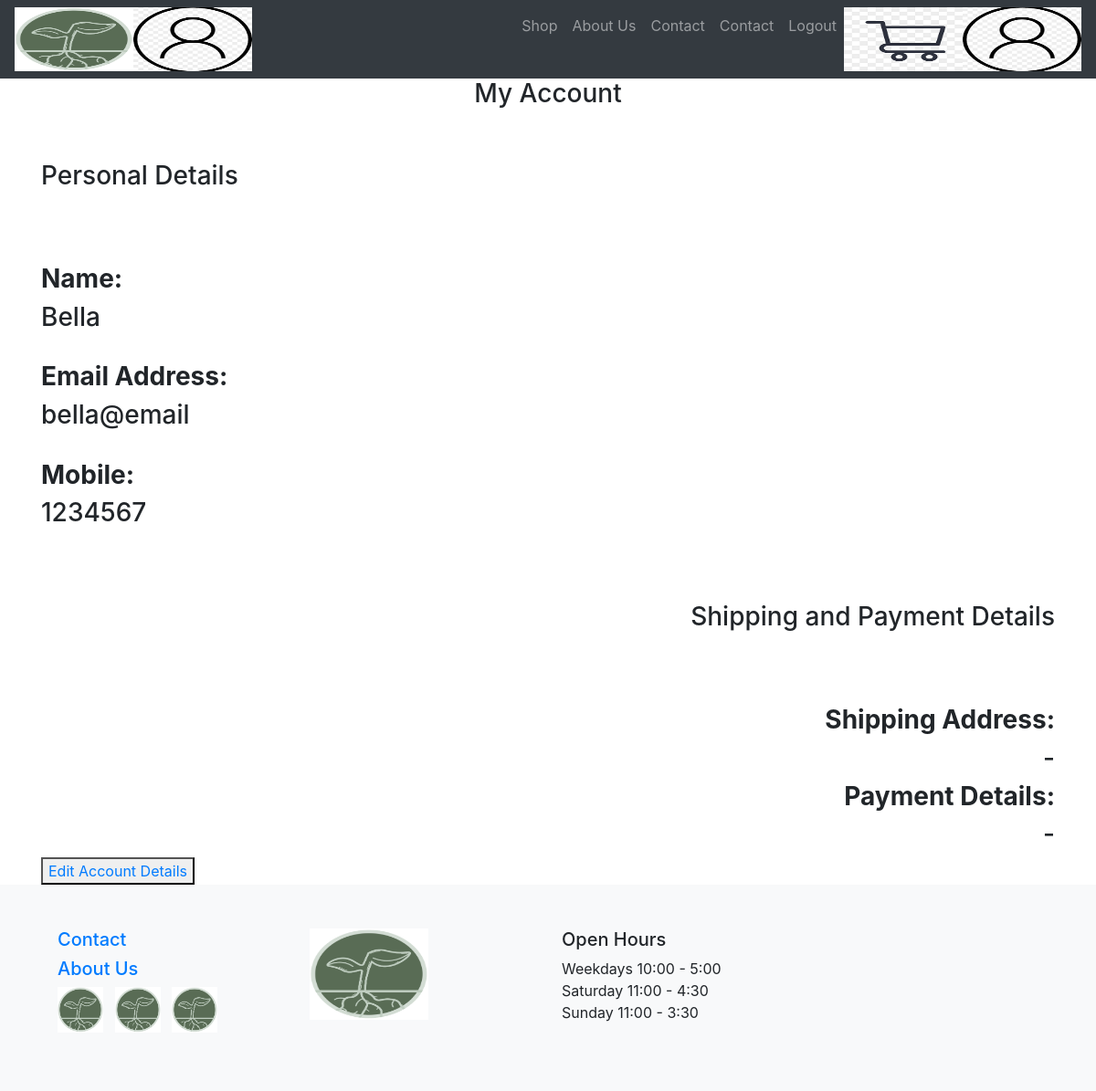
The page /accountDetails (signed in) on the database its author committed.
### Website/models.py (models this page shows)
class AccountDetails(db.Model):
    __tablename__ = 'AccountDetails'
    userId = db.Column(db.Integer, db.ForeignKey('user.id'), primary_key=True)
    firstName = db.Column(db.String(150))
    lastName = db.Column(db.String(150), nullable=True)
    email = db.Column(db.String(150), nullable=True)
    mobileNo = db.Column(db.String(15), nullable=True)
    addressHouseNo = db.Column(db.String, nullable=True)
    addressStreetName = db.Column(db.String, nullable=True)
    addressSuburb = db.Column(db.String, nullable=True)
    addressCity = db.Column(db.String, nullable=True)
    addressPostCode = db.Column(db.String, nullable=True)
    paymentCardNo = db.Column(db.String(4), nullable=True)
    paymentCardCvc = db.Column(db.Integer, nullable=True)
    paymentCardExp = db.Column(db.String, nullable=True)
    user = db.relationship('User', backref=db.backref('AccountDetails', uselist=False))

### Website/views.py (the view)
@views.route('/accountDetails')
@login_required
def accountDetails():
    userId = current_user.id
    user = User.query.filter_by(id=userId).first()
    accountDetails = db.session.query(AccountDetails).filter_by(userId=userId).first()
    if accountDetails.paymentCardNo:
        masked_card = "**** **** **** " + accountDetails.paymentCardNo[-4:]
    else:
        masked_card = None
    return render_template('accountDetails.html', user=user, accountDetails=accountDetails, masked_card=masked_card)

### Website/__init__.py (called while the page is built)
def create_app():
    app = Flask(__name__)
    app.config['SECRET_KEY'] = 'random key'
    app.config['SQLALCHEMY_DATABASE_URI'] = f'sqlite:///{path.join(app.root_path, DB_NAME)}' #
    db.init_app(app) # NEW ADDITIONS < ^
    from .views import views
    from .auth import auth
    app.register_blueprint(views, url_prefix='/')
    app.register_blueprint(auth, url_prefix='/')
    from .models import User, Product, AccountDetails
    create_database(app)
    login_manager = LoginManager(app)
    login_manager.login_view = 'auth.login'
    login_manager.init_app(app)
    @login_manager.user_loader
    def load_user(id):
        return User.query.get(int(id))
    return app

### Website/templates/accountDetails.html (shortened to what this page needs)
{% extends "navBase.html" %}
{% block content %}
<html>
    <body>
        <h3 align="center">My Account</h3><br><br>
        <h3 align="left">Personal Details</h3><br><br><br>
        <h3><b>Name: </b></h5>
        {% if accountDetails.lastName == None or accountDetails.lastName == "None" %}
        <h3>{{ accountDetails.firstName }} </h3><br>
        {% else %}
        <h3>{{ accountDetails.firstName }} {{ accountDetails.lastName }}</h3><br>
        {% endif %}
        <h3><b>Email Address: </b></h5>
        <h3>{{ accountDetails.email }} </h3><br>
        <h3><b>Mobile: </b></h5>
        {% if accountDetails.mobileNo == None or accountDetails.mobileNo == "None" %}
        <h3> - </h3>
        {% else %}
        <h3>{{ accountDetails.mobileNo }} </h3><br><br><br>
        {% endif %}
        <h3 align="right">Shipping and Payment Details</h3><br><br><br>
        <h3 align="right"><b>Shipping Address: </b> </h5>
        {% if accountDetails.addressHouseNo == None or accountDetails.addressHouseNo == "None" %}
        <h3 align="right"> - </h3>
        {% else %}
        <h3 align="right">{{ accountDetails.addressHouseNo }} {{accountDetails.addressStreetName }}, {{accountDetails.addressSuburb }}, {{accountDetails.addressCity }} {{accountDetails.addressPostCode }}</h3><br>
        {% endif %}
        <h3 align="right"><b>Payment Details: </b></h5>
        {% if accountDetails.paymentCardNo == None or accountDetails.paymentCardNo == "None" %}
        <h3 align="right"> - </h3>
        {% else %}
        <h3 align="right">Visa Mastercard </h3><br>
        <h3 align="right">{{ masked_card }}</h3><br>
        <h3 align="right">Exp: {{accountDetails.paymentCardExp }}</h3><br>
        {% endif %}
        <button type="button" id="editAccountDetails"><a href="/editAccountDetails">Edit Account Details</a></button>
    </body>
</html>
{% endblock %}

### Website/templates/navBase.html (shortened to what this page needs)
<!DOCTYPE html>
<html>
    <head>
    <link
      rel="stylesheet"
      href="https://stackpath.bootstrapcdn.com/bootstrap/4.4.1/css/bootstrap.min.css"
/>
    <link
      rel="stylesheet"
      href="https://stackpath.bootstrapcdn.com/font-awesome/4.7.0/css/font-awesome.min.css"
/>
    </head>
    <body>
        <nav class="navbar navbar-expand-lg navbar-dark bg-dark">
            <div class="collapse navbar-collapse" id="navbar">
                    <a class="navbar-logo" href="/">
                        <img width="130px" height="70px" src="{{ url_for('static', filename='logo.png') }}">
                    </a>
                    <a class="navbar-icon" href="/accountDetails">
                        <img width="130px" height="70px" src="{{ url_for('static', filename='accountIcon.png') }}">
                    </a>
                    <div class="navbar-nav ml-auto">
                    <a class="nav-item nav-link" id="shop" href="/shop">Shop</a>
                    <a class="nav-item nav-link" id="aboutUs" href="/about-us">About Us</a>
                    <a class="nav-item nav-link" id="contact" href="/contact">Contact</a>
                    <a class="nav-item nav-link" id="contact" href="/contact">Contact</a>
                    {% if user.is_authenticated %}
                    <a class="nav-item nav-link" id="logout" href="/logout">Logout</a>
                    <a class="navbar-cart" href="#">
                        <img width="130px" height="70px" src="{{ url_for('static', filename='cartIcon.jpg')  }}">
                    </a>
                    <a class="navbar-icon" href="#">
                        <img width="130px" height="70px" src="{{ url_for('static', filename='accountIcon.png') }}">
                    </a>
                    {% else %}
                    <a class="nav-item nav-link" id="login" href="/login">Login</a>
                    <a class="nav-item nav-link" id="signUp" href="/signUp">Sign up</a>
                    {% endif %}
                </div>
            </div>
        </nav>
        <div class="container">
            {% block content %}
            {% endblock %}
        </div>
        <footer class="footer p-5 bg-light">
            <div class="container">
                <div class="row">
                    <div class="col-md-3">
                        <a href="/shop"><h5>Contact</h5></a>
                        <a href="/shop"><h5>About Us</h5></a>
                        <ul class="list-inline footer-links">
                            <li class="list-inline-item">
                                <a href="/shop"><img width="50px" height="50px" src="{{ url_for('static', filename='logo.png') }}"></a>
                              </li>
                            <li class="list-inline-item" href="#">
                                <a href="/shop"><img width="50px" height="50px" src="{{ url_for('static', filename='logo.png') }}"></a>
                            </li>
                            <li class="list-inline-item" href="#">
                                <a href="/shop"><img width="50px" height="50px" src="{{ url_for('static', filename='logo.png') }}"></a>
                            </li>
                        </ul>
                    </div>
                    <div class="col-md-3">
                    <a class="footer-logo" href="/">
                        <img width="130px" height="100px" src="{{ url_for('static', filename='logo.png') }}">
                    </a>
                    </div>
                    <div class="col-md-3">
                        <h5>Open Hours</h5>
                        <ul class="list-unstyled">
                            <li>Weekdays 10:00 - 5:00</li>
                            <li>Saturday 11:00 - 4:30</li>
                            <li>Sunday 11:00 - 3:30</li>
                        </ul>
                    </div>
                </div>
            </div>
        </footer>
    </body>
</html>

### rows shown on the page
AccountDetails: firstName "Bella", email "bella@email", mobileNo "1234567"
